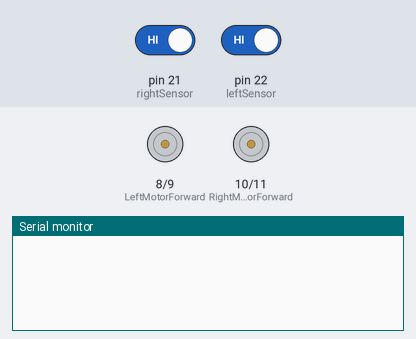
Bench run of a sketch on a simulated Arduino Mega 2560, built with avr-gcc and run on an emulated ATmega2560. Parts: motor-driver pin pairs drawn as motors (green arrow = first pin HIGH = forward, orange = second pin HIGH = backward, longer = more drive, scaled by the enable pin), the last lines printed to the serial monitor. The test bench sets the inputs (shaded band); at power-on: pin 21 (rightSensor) HIGH, pin 22 (leftSensor) HIGH.

Above: at 1.2 s.
1.3 s: pin 21 (rightSensor) driven LOW
At 1.7 s:
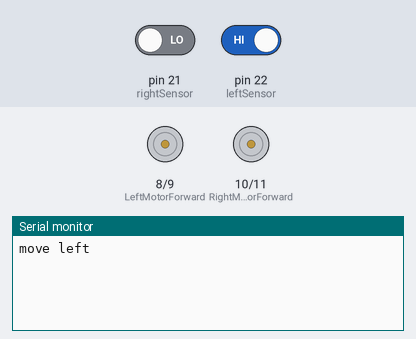
2.8 s: pin 22 (leftSensor) driven LOW
At 3.2 s:
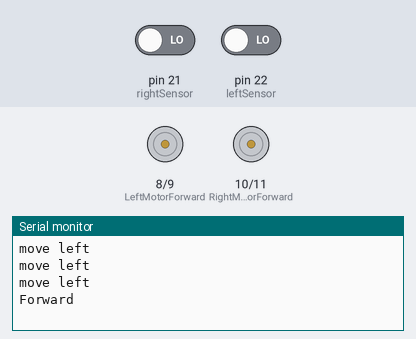
4.3 s: pin 21 (rightSensor) driven HIGH
At 4.7 s:
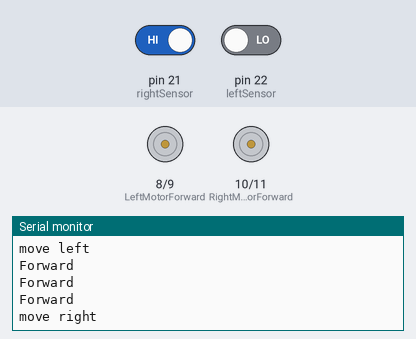

Measured:
- after the input at 1.3 s, the serial monitor: prints a new line at once (image 1)
- after the input at 2.8 s, the serial monitor: prints a new line at once (image 2)
- after the input at 4.3 s, the serial monitor: prints a new line at once (image 3)

The sketch:

Line-following-update.ino
```cpp
// Define IR sensor pins
const int leftSensor = 22;
const int rightSensor = 21;
//const int sensor3 = 43;

//L298N motor control pins
const int LeftMotorForward = 8;
const int LeftMotorBackward = 9;
const int leftEnable = 4;

const int RightMotorForward = 10;
const int RightMotorBackward = 11;
const int rightEnable = 5;


// Define motor speed
const int motorSpeed = 70;

void setup() {
  // Configure sensor pins as inputs
  pinMode(leftSensor, INPUT);
  pinMode(rightSensor, INPUT);
  //pinMode(sensor3, INPUT);

  Serial.begin(9600);

  // Configure motor driver pins as outputs
  pinMode(LeftMotorForward, OUTPUT);
  pinMode(LeftMotorBackward, OUTPUT);
  pinMode(leftEnable, OUTPUT);
  pinMode(RightMotorBackward, OUTPUT);
  pinMode(RightMotorForward, OUTPUT);
  pinMode(rightEnable, OUTPUT);

  //Start motor
  analogWrite(LeftMotorForward, motorSpeed);
  analogWrite(LeftMotorBackward, motorSpeed);

  analogWrite(RightMotorForward, motorSpeed);
  analogWrite(RightMotorBackward, motorSpeed);
}

void loop() {
  // Read sensor values
  int leftSensorValue = digitalRead(leftSensor);
  int rightSensorValue = digitalRead(rightSensor);
  //int sensor3Value = digitalRead(sensor3);

  // Line following logic
  if (leftSensorValue == LOW && rightSensorValue == LOW) {
    // Move forward if the middle sensor detects the line
    Serial.println("Forward");
    digitalWrite(LeftMotorForward, HIGH);
    digitalWrite(RightMotorForward, HIGH);

    digitalWrite(LeftMotorBackward, LOW);
    digitalWrite(RightMotorBackward, LOW);
    delay(500);
  }
  else if (leftSensorValue == LOW && rightSensorValue == HIGH) {
    // Move forward if the middle sensor detects the line
    Serial.println("move right");
    digitalWrite(LeftMotorForward, HIGH);
    digitalWrite(RightMotorBackward, HIGH);

    digitalWrite(LeftMotorBackward, LOW);
    digitalWrite(RightMotorForward, LOW);
    delay(500);

  } else if (leftSensorValue == HIGH && rightSensorValue == LOW) {
    // Turn left if the left sensor detects the line
    Serial.println("move left");
    digitalWrite(LeftMotorBackward, HIGH);
    digitalWrite(RightMotorForward, HIGH);

    digitalWrite(LeftMotorForward, LOW);
    digitalWrite(RightMotorBackward, LOW);
    delay(500);

  } //else if (leftSensorValue == LOW && rightSensorValue == LOW) {
    // Turn right if the right sensor detects the line
   // Serial.println("Right");
//}
}
```
